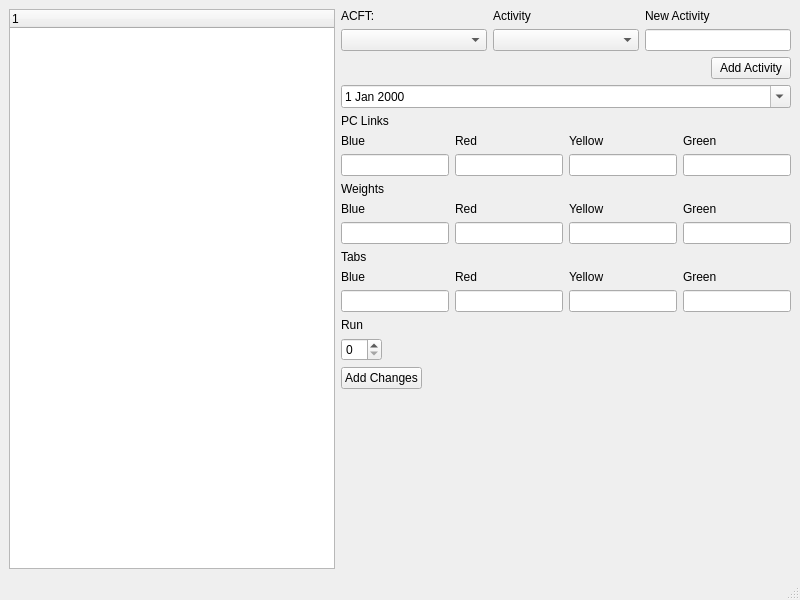
<?xml version="1.0" encoding="UTF-8"?>
<ui version="4.0">
 <class>MainWindow</class>
 <widget class="QMainWindow" name="MainWindow">
  <property name="geometry">
   <rect>
    <x>0</x>
    <y>0</y>
    <width>800</width>
    <height>600</height>
   </rect>
  </property>
  <property name="windowTitle">
   <string>MainWindow</string>
  </property>
  <widget class="QWidget" name="centralwidget">
   <layout class="QHBoxLayout" name="horizontalLayout_4">
    <item>
     <widget class="QTreeWidget" name="history_tree">
      <column>
       <property name="text">
        <string notr="true">1</string>
       </property>
      </column>
     </widget>
    </item>
    <item>
     <layout class="QVBoxLayout" name="verticalLayout_6">
      <item>
       <layout class="QVBoxLayout" name="verticalLayout_15">
        <item>
         <layout class="QHBoxLayout" name="horizontalLayout_8">
          <item>
           <layout class="QVBoxLayout" name="verticalLayout_18">
            <item>
             <widget class="QLabel" name="label_19">
              <property name="text">
               <string>ACFT:</string>
              </property>
             </widget>
            </item>
            <item>
             <widget class="QComboBox" name="acft_comboBox">
              <property name="sizePolicy">
               <sizepolicy hsizetype="Preferred" vsizetype="Fixed">
                <horstretch>0</horstretch>
                <verstretch>0</verstretch>
               </sizepolicy>
              </property>
             </widget>
            </item>
           </layout>
          </item>
          <item>
           <layout class="QVBoxLayout" name="verticalLayout_16">
            <item>
             <widget class="QLabel" name="label_18">
              <property name="text">
               <string>Activity</string>
              </property>
             </widget>
            </item>
            <item>
             <widget class="QComboBox" name="activity_comboBox">
              <property name="sizePolicy">
               <sizepolicy hsizetype="Preferred" vsizetype="Fixed">
                <horstretch>0</horstretch>
                <verstretch>0</verstretch>
               </sizepolicy>
              </property>
             </widget>
            </item>
           </layout>
          </item>
          <item>
           <layout class="QVBoxLayout" name="verticalLayout_17">
            <item>
             <widget class="QLabel" name="label_17">
              <property name="text">
               <string>New Activity</string>
              </property>
             </widget>
            </item>
            <item>
             <widget class="QLineEdit" name="activity_edit">
              <property name="sizePolicy">
               <sizepolicy hsizetype="Preferred" vsizetype="Fixed">
                <horstretch>0</horstretch>
                <verstretch>0</verstretch>
               </sizepolicy>
              </property>
             </widget>
            </item>
           </layout>
          </item>
         </layout>
        </item>
        <item>
         <layout class="QHBoxLayout" name="horizontalLayout_6">
          <item>
           <spacer name="horizontalSpacer_2">
            <property name="orientation">
             <enum>Qt::Horizontal</enum>
            </property>
            <property name="sizeHint" stdset="0">
             <size>
              <width>40</width>
              <height>20</height>
             </size>
            </property>
           </spacer>
          </item>
          <item>
           <widget class="QPushButton" name="add_activity_btn">
            <property name="text">
             <string>Add Activity</string>
            </property>
           </widget>
          </item>
         </layout>
        </item>
       </layout>
      </item>
      <item>
       <widget class="QDateEdit" name="dateEdit">
        <property name="calendarPopup">
         <bool>true</bool>
        </property>
       </widget>
      </item>
      <item>
       <widget class="QLabel" name="label_14">
        <property name="text">
         <string>PC Links</string>
        </property>
       </widget>
      </item>
      <item>
       <layout class="QHBoxLayout" name="horizontalLayout">
        <item>
         <layout class="QVBoxLayout" name="verticalLayout_2">
          <item>
           <widget class="QLabel" name="label_2">
            <property name="text">
             <string>Blue</string>
            </property>
           </widget>
          </item>
          <item>
           <widget class="QLineEdit" name="blue_pc_edit"/>
          </item>
         </layout>
        </item>
        <item>
         <layout class="QVBoxLayout" name="verticalLayout_3">
          <item>
           <widget class="QLabel" name="label_3">
            <property name="text">
             <string>Red</string>
            </property>
           </widget>
          </item>
          <item>
           <widget class="QLineEdit" name="red_pc_edit"/>
          </item>
         </layout>
        </item>
        <item>
         <layout class="QVBoxLayout" name="verticalLayout_4">
          <item>
           <widget class="QLabel" name="label_4">
            <property name="text">
             <string>Yellow</string>
            </property>
           </widget>
          </item>
          <item>
           <widget class="QLineEdit" name="yellow_pc_edit"/>
          </item>
         </layout>
        </item>
        <item>
         <layout class="QVBoxLayout" name="verticalLayout_5">
          <item>
           <widget class="QLabel" name="label_5">
            <property name="text">
             <string>Green</string>
            </property>
           </widget>
          </item>
          <item>
           <widget class="QLineEdit" name="green_pc_edit"/>
          </item>
         </layout>
        </item>
       </layout>
      </item>
      <item>
       <widget class="QLabel" name="label_15">
        <property name="text">
         <string>Weights</string>
        </property>
       </widget>
      </item>
      <item>
       <layout class="QHBoxLayout" name="horizontalLayout_2">
        <item>
         <layout class="QVBoxLayout" name="verticalLayout_7">
          <item>
           <widget class="QLabel" name="label_6">
            <property name="text">
             <string>Blue</string>
            </property>
           </widget>
          </item>
          <item>
           <widget class="QLineEdit" name="blue_weight_edit"/>
          </item>
         </layout>
        </item>
        <item>
         <layout class="QVBoxLayout" name="verticalLayout_8">
          <item>
           <widget class="QLabel" name="label_7">
            <property name="text">
             <string>Red</string>
            </property>
           </widget>
          </item>
          <item>
           <widget class="QLineEdit" name="red_weight_edit"/>
          </item>
         </layout>
        </item>
        <item>
         <layout class="QVBoxLayout" name="verticalLayout_9">
          <item>
           <widget class="QLabel" name="label_8">
            <property name="text">
             <string>Yellow</string>
            </property>
           </widget>
          </item>
          <item>
           <widget class="QLineEdit" name="yellow_weight_edit"/>
          </item>
         </layout>
        </item>
        <item>
         <layout class="QVBoxLayout" name="verticalLayout_10">
          <item>
           <widget class="QLabel" name="label_9">
            <property name="text">
             <string>Green</string>
            </property>
           </widget>
          </item>
          <item>
           <widget class="QLineEdit" name="green_weight_edit"/>
          </item>
         </layout>
        </item>
       </layout>
      </item>
      <item>
       <widget class="QLabel" name="label_16">
        <property name="text">
         <string>Tabs</string>
        </property>
       </widget>
      </item>
      <item>
       <layout class="QHBoxLayout" name="horizontalLayout_3">
        <item>
         <layout class="QVBoxLayout" name="verticalLayout_11">
          <item>
           <widget class="QLabel" name="label_10">
            <property name="text">
             <string>Blue</string>
            </property>
           </widget>
          </item>
          <item>
           <widget class="QLineEdit" name="blue_tab_edit"/>
          </item>
         </layout>
        </item>
        <item>
         <layout class="QVBoxLayout" name="verticalLayout_12">
          <item>
           <widget class="QLabel" name="label_11">
            <property name="text">
             <string>Red</string>
            </property>
           </widget>
          </item>
          <item>
           <widget class="QLineEdit" name="red_tab_edit"/>
          </item>
         </layout>
        </item>
        <item>
         <layout class="QVBoxLayout" name="verticalLayout_13">
          <item>
           <widget class="QLabel" name="label_12">
            <property name="text">
             <string>Yellow</string>
            </property>
           </widget>
          </item>
          <item>
           <widget class="QLineEdit" name="yellow_tab_edit"/>
          </item>
         </layout>
        </item>
        <item>
         <layout class="QVBoxLayout" name="verticalLayout_14">
          <item>
           <widget class="QLabel" name="label_13">
            <property name="text">
             <string>Green</string>
            </property>
           </widget>
          </item>
          <item>
           <widget class="QLineEdit" name="green_tab_edit"/>
          </item>
         </layout>
        </item>
       </layout>
      </item>
      <item>
       <widget class="QLabel" name="label">
        <property name="text">
         <string>Run</string>
        </property>
       </widget>
      </item>
      <item>
       <layout class="QHBoxLayout" name="horizontalLayout_7">
        <item>
         <widget class="QSpinBox" name="run_counter"/>
        </item>
        <item>
         <spacer name="horizontalSpacer_3">
          <property name="orientation">
           <enum>Qt::Horizontal</enum>
          </property>
          <property name="sizeHint" stdset="0">
           <size>
            <width>40</width>
            <height>20</height>
           </size>
          </property>
         </spacer>
        </item>
       </layout>
      </item>
      <item>
       <layout class="QHBoxLayout" name="horizontalLayout_5">
        <item>
         <widget class="QPushButton" name="add_changes_btn">
          <property name="text">
           <string>Add Changes</string>
          </property>
         </widget>
        </item>
        <item>
         <spacer name="horizontalSpacer">
          <property name="orientation">
           <enum>Qt::Horizontal</enum>
          </property>
          <property name="sizeHint" stdset="0">
           <size>
            <width>40</width>
            <height>20</height>
           </size>
          </property>
         </spacer>
        </item>
       </layout>
      </item>
      <item>
       <spacer name="verticalSpacer">
        <property name="orientation">
         <enum>Qt::Vertical</enum>
        </property>
        <property name="sizeHint" stdset="0">
         <size>
          <width>20</width>
          <height>40</height>
         </size>
        </property>
       </spacer>
      </item>
     </layout>
    </item>
   </layout>
  </widget>
  <widget class="QMenuBar" name="menubar">
   <property name="geometry">
    <rect>
     <x>0</x>
     <y>0</y>
     <width>800</width>
     <height>26</height>
    </rect>
   </property>
  </widget>
  <widget class="QStatusBar" name="statusbar"/>
 </widget>
 <resources/>
 <connections/>
</ui>
